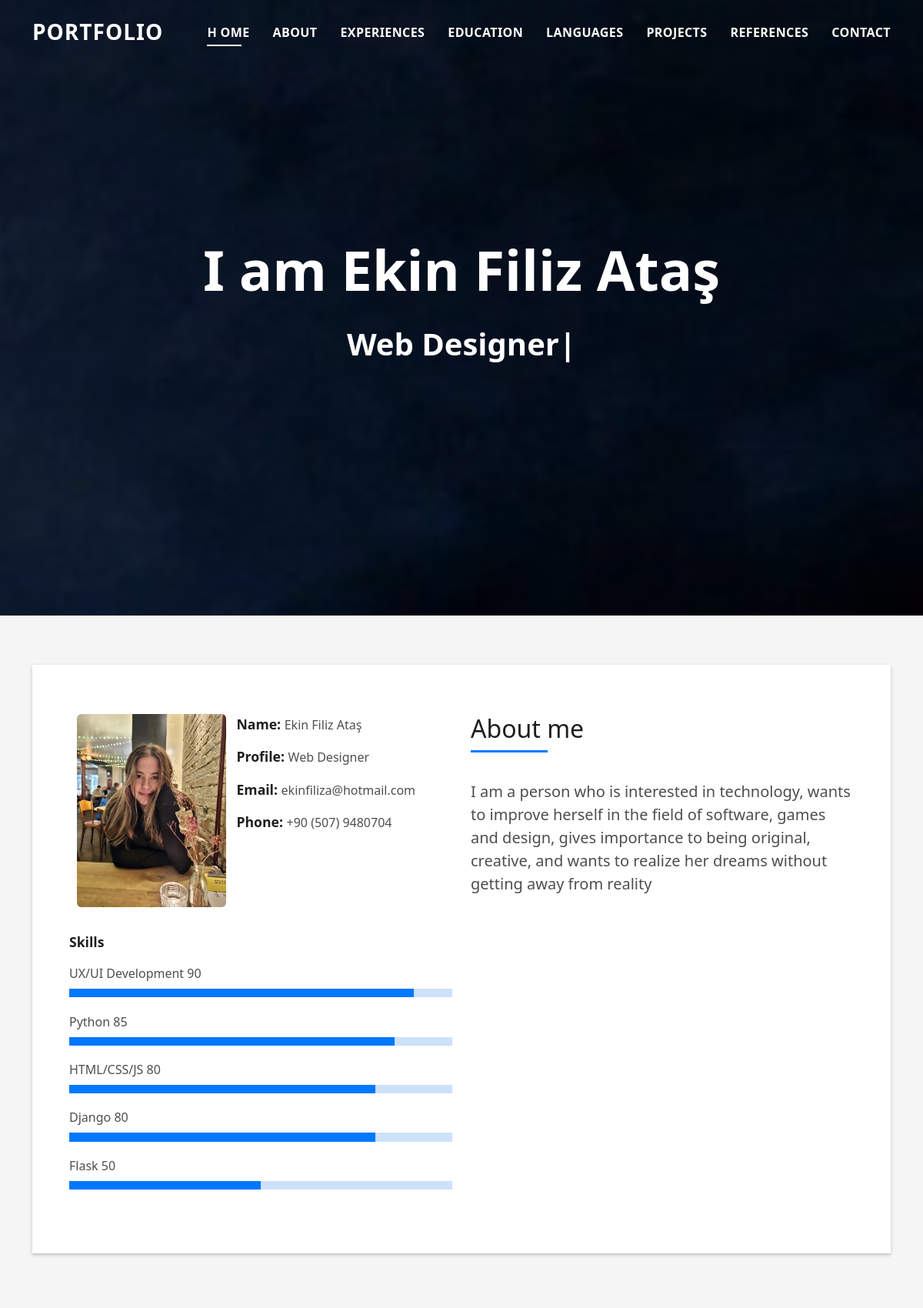
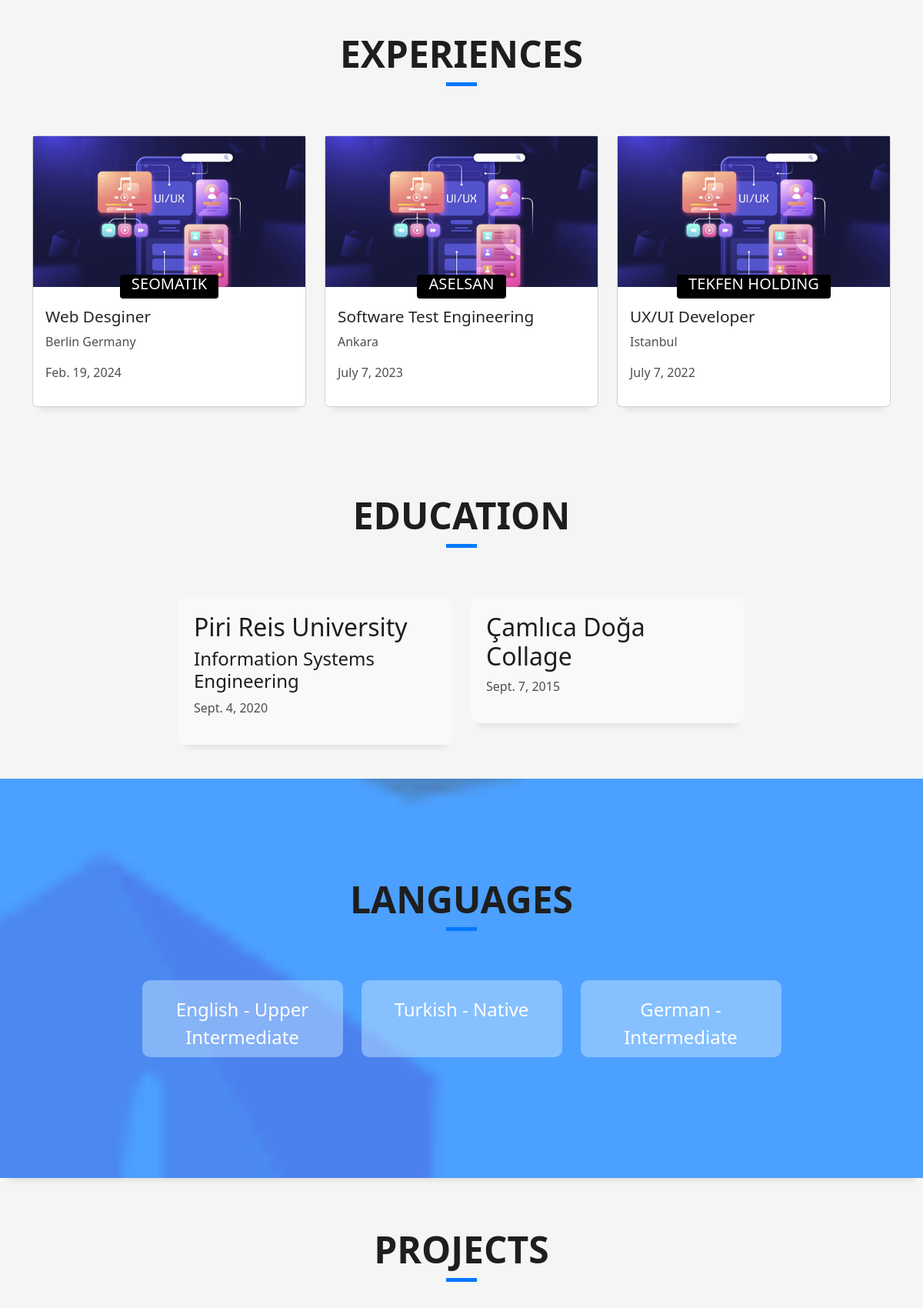
The page / (upper part) on the database its author committed (2 pictures, top to bottom).
### core/models.py (models this page shows, shortened)
class AbstractModel(models.Model):
    updated_date = models.DateTimeField(
        blank=True,
        auto_now=True,
        verbose_name="Updated Date"
    )
    created_date = models.DateTimeField(
        blank=True,
        auto_now_add=True,
        verbose_name="Created Date"
    )
    class Meta:
        abstract = True

class GeneralSetting(AbstractModel):
    name = models.CharField(
        default='',
        max_length=254,
        blank=True,
        verbose_name="Name Test",
        help_text='This is the variable of the setting.'
    )
    description = models.CharField(
        default='',
        max_length=254,
        blank=True,
        verbose_name="Description"
    )
    parameter = models.CharField(
        default='',
        max_length=254,
        blank=True,
        verbose_name="Parameter"
    )
    class Meta:
        verbose_name = 'General Setting'
        verbose_name_plural = 'General Settings'
        ordering = ('name',)

class Skill(AbstractModel):
    order = models.IntegerField(
        default=0,
        verbose_name="Order",
    )
    name = models.CharField(
        default='',
        max_length=254,
        blank=True,
        verbose_name="Name Test",
        help_text='This is the variable of the setting.'
    )
    percentage = models.IntegerField(
        default=50,
        verbose_name="Percentage",
        validators=[MinValueValidator(0), MaxValueValidator(100)]
    )
    class Meta:
        verbose_name = 'Skill'
        verbose_name_plural = 'Skills'
        ordering = ('-percentage',)

class Experience(AbstractModel):
    company_name = models.CharField(
        default='',
        max_length=254,
        blank=True,
        verbose_name="Company Name",
    )
    job_title = models.CharField(
        default='',
        max_length=254,
        blank=True,
        verbose_name="Job Title",
    )
    job_location = models.CharField(
        default='',
        max_length=254,
        blank=True,
        verbose_name="Job Location",
    )
    start_date = models.DateField(
        verbose_name="Start Date",
    )
    end_date = models.DateField(
        default=None,
        null=True,
        blank=True,
        verbose_name="End Date",
    )
    class Meta:
        verbose_name = 'Experience'
        verbose_name_plural = 'Experiences'
        ordering = ('-start_date',)

class Education(AbstractModel):
    school_name = models.CharField(
        default='',
        max_length=254,
        blank=True,
        verbose_name="School Name",
    )
    department = models.CharField(
        default='',
        max_length=254,
        blank=True,
        verbose_name="Department",
    )
    start_date = models.DateField(
        verbose_name="Start Date",
    )
    end_date = models.DateField(
        default=None,
        null=True,
        blank=True,
        verbose_name="End Date",
    )
    class Meta:
        verbose_name = 'Education'
        verbose_name_plural = 'Education'
        ordering = ('-start_date',)

class Language(AbstractModel):
    order = models.IntegerField(
        default=0,
        verbose_name="Order",
    )
    language_name = models.CharField(
        default='',
        max_length=254,
        blank=True,
        verbose_name="Language",
    )
    level = models.CharField(
        default='',
        max_length=254,
        blank=True,
        verbose_name="Level",
    )
    class Meta:
        verbose_name = 'Language'
        verbose_name_plural = 'Language'
        ordering = ('order',)

### core/views.py (the view)
# urls.py: path('', index, name='index'),
def index(request):
    site_title = GeneralSetting.objects.get(name='site_title').parameter
    site_keywords = GeneralSetting.objects.get(name='site_keywords').parameter
    site_about = GeneralSetting.objects.get(name='site_about').parameter
    logo = GeneralSetting.objects.get(name='logo').parameter
    skills = Skill.objects.all().order_by('-percentage')
    experiences = Experience.objects.all()
    educations = Education.objects.all()
    social_medias = SocialMedia.objects.all()
    languages = Language.objects.all()
    references = Reference.objects.all()
    projects = Project.objects.all()
    context = {
        'site_title': site_title,
        'site_keywords': site_keywords,
        'site_about': site_about,
        'logo': logo,
        'skills': skills,
        'experiences': experiences,
        'educations': educations,
        'social_medias': social_medias,
        'languages': languages,
        'references': references,
        'projects': projects
    }
    return render(request, 'index.html', context=context)

### templates/index.html (shortened to what this page needs)
{% load static %}
<!DOCTYPE html>
<html lang="en">
<head>
    <link href="{% static 'vendor/bootstrap/css/bootstrap.min.css' %}" rel="stylesheet">
    <link href="{% static 'vendor/bootstrap-icons/bootstrap-icons.css' %}" rel="stylesheet">
    <link href="{% static 'vendor/glightbox/css/glightbox.min.css' %}" rel="stylesheet">
    <link href="{% static 'vendor/swiper/swiper-bundle.min.css' %}" rel="stylesheet">
    <link href="{% static 'css/style.css' %}" rel="stylesheet">
</head>
<body>
<header id="header" class="fixed-top">
    <div class="container d-flex align-items-center justify-content-between">
        <h1 class="logo"><a href="index.html">{{ logo }}</a></h1>
        <nav id="navbar" class="navbar">
            <ul>
                <li><a class="nav-link scrollto active" href="#hero">H   ome</a></li>
                <li><a class="nav-link scrollto" href="#about">About</a></li>
                <li><a class="nav-link scrollto " href="#blog">Experiences</a></li>
                <li><a class="nav-link scrollto " href="#education">Education</a></li>
                <li><a class="nav-link scrollto" href="#languages">Languages</a></li>
                <li><a class="nav-link scrollto " href="#work">Projects</a></li>
                <li><a class="nav-link scrollto " href="#references">References</a></li>
                <li><a class="nav-link scrollto" href="#contact">Contact</a></li>
            </ul>
        </nav>
    </div>
</header>
<div id="hero" class="hero route bg-image" style="background-image: url(static/img/hero-bg.jpg);">
    <div class="overlay-itro"></div>
    <div class="hero-content display-table">
        <div class="table-cell">
            <div class="container">
                <h1 class="hero-title mb-4">I am {{ site_title }}</h1>
                <p class="hero-subtitle"><span class="typed" data-typed-items='Web Designer, Web Developer, UX/UI Developer '></span></p>
            </div>
        </div>
    </div>
</div>
<main id="main">
    <section id="about" class="about-mf sect-pt4 route">
        <div class="container">
            <div class="row">
                <div class="col-sm-12">
                    <div class="box-shadow-full">
                        <div class="row">
                            <div class="col-md-6">
                                <div class="row">
                                    <div class="col-sm-6 col-md-5">
                                        <div class="about-img">
                                            <img src="static/img/testimonial-2.jpg" class="img-fluid rounded b-shadow-a"
                                                 alt="">
                                        </div>
                                    </div>
                                    <div class="col-sm-6 col-md-7">
                                        <div class="about-info">
                                            <p><span class="title-s">Name: </span> <span>{{ site_title }}</span></p>
                                            <p><span class="title-s">Profile: </span> <span>Web Designer</span></p>
                                            <p><span class="title-s">Email: </span> <span>ekinfiliza@hotmail.com</span>
                                            </p>
                                            <p><span class="title-s">Phone: </span> <span>+90 (507) 9480704</span></p>
                                        </div>
                                    </div>
                                </div>
                                <div class="skill-mf">
                                    <p class="title-s">Skills</p>
                                    {% for skill in skills %}
                                        <span>{{ skill.name }}</span>
                                        <span class="pull-right">{{ skill.percentage }}</span>
                                        <div class="progress">
                                            <div class="progress-bar" role="progressbar"
                                                 style="width: {{ skill.percentage }}%;"
                                                 aria-valuenow="{{ skill.percentage }}" aria-valuemin="0"
                                                 aria-valuemax="100"></div>
                                        </div>
                                    {% endfor %}
                                </div>
                            </div>
                            <div class="col-md-6">
                                <div class="about-me pt-4 pt-md-0">
                                    <div class="title-box-2">
                                        <h5 class="title-left">
                                            About me
                                        </h5>
                                    </div>
                                    <p class="lead">
                                        {{ site_about }}                    </p>
                                </div>
                            </div>
                        </div>
                    </div>
                </div>
            </div>
        </div>
    </section>
    <section id="blog" class="blog-mf sect-pt4 route">
        <div class="container">
            <div class="row">
                <div class="col-sm-12">
                    <div class="title-box text-center">
                        <h3 class="title-a">
                            Experiences
                        </h3>
                        <div class="line-mf"></div>
                    </div>
                </div>
            </div>
            <div class="row">
                {% for experience in experiences %}
                    <div class="col-md-4">
                        <div class="card card-blog">
                            <div class="card-img">
                                <img src="static/img/post-1.jpg" alt="" class="img-fluid"></a>
                            </div>
                            <div class="card-body">
                                <div class="card-category-box" style="height: 50px">
                                    <div class="card-category" style="background-color: black">
                                        <h6 class="category" style="font-size: 20px;">{{ experience.company_name }}</h6>
                                    </div>
                                </div>
                                <h3 class="card-title">{{ experience.job_title }}</h3>
                                <p class="card-description">
                                    {{ experience.job_location }}
                                </p>
                                <p class="card-description">
                                    {{ experience.start_date }}
                                </p>
                            </div>
                        </div>
                    </div>
                {% endfor %}
            </div>
        </div>
    </section>
    <section id="education" class="blog-mf sect-pt4 route">
        <div class="container">
            <div class="row">
                <div class="col-sm-12">
                    <div class="title-box text-center">
                        <h3 class="title-a">Education</h3>
                        <div class="line-mf"></div>
                    </div>
                </div>
            </div>
            <div class="row justify-content-center">
                {% for education in educations %}
                    <div class="col-md-4">
                        <div class="card-blog"
                             style="background-color: #f8f9fa; border-radius: 10px; padding: 20px; margin-bottom: 20px;">
                            <h2>{{ education.school_name }}</h2>
                            <h4>{{ education.department }}</h4>
                            <p class="card-description">{{ education.start_date }}</p>
                        </div>
                    </div>
                {% endfor %}
            </div>
        </div>
    </section>
    <br>
    <div id="languages" class="section-counter paralax-mf bg-image"
         style="background-image: url(static/img/counters-bg.png)">
        <div class="overlay-mf"></div>
        <div class="container position-relative">
            <div class="row">
                <div class="col-sm-12">
                    <div class="title-box text-center">
                        <h3 class="title-a">
                            Languages
                        </h3>
                        <div class="line-mf"></div>
                    </div>
                </div>
            </div>
            <div class="row justify-content-center">
                {% for language in languages %}
                    <div class="col-sm-3 col-lg-3">
                        <div class="counter-box counter-box pt-4 pt-md-0">
                            <div class="counter-num text-white"
                                 style="height: 100px; background-color: rgba(192,226,255,0.5); padding: 20px; border-radius: 10px; font-size: 24px">
                                <span class="counter-text">{{ language.language_name }} -</span>
                                <span class="counter-text">{{ language.level }}</span>
                            </div>
                        </div>
                    </div>
                {% endfor %}
            </div>
        </div>
    </div>
    <section id="work" class="portfolio-mf sect-pt4 route">
        <div class="container">
            <div class="row">
                <div class="col-sm-12">
                    <div class="title-box text-center">
                        <h3 class="title-a">
                            Projects
                        </h3>
                        <div class="line-mf"></div>
                    </div>
                </div>
            </div>
        </div>
    </section>
</main>
</body>
</html>

### rows shown on the page
GeneralSetting: parameter "PORTFOLIO"
GeneralSetting: parameter "Ekin Filiz Ataş"
Skill: name "UX/UI Development", percentage "90"
Skill: name "Python", percentage "85"
Skill: name "HTML/CSS/JS", percentage "80"
Skill: name "Django", percentage "80"
Skill: name "Flask", percentage "50"
GeneralSetting: parameter "I am a person who is interested in technology, wants to improve herself in the field of software, games and design, gives importance to being original, creative, and wants to realize her dreams without getting away from reality"
Experience: company_name "SEOMATIK", job_title "Web Desginer", job_location "Berlin Germany", start_date "Feb. 19, 2024"
Experience: company_name "ASELSAN", job_title "Software Test Engineering", job_location "Ankara", start_date "July 7, 2023"
Experience: company_name "TEKFEN HOLDING", job_title "UX/UI Developer", job_location "Istanbul", start_date "July 7, 2022"
Education: school_name "Piri Reis University", department "Information Systems Engineering", start_date "Sept. 4, 2020"
Education: school_name "Çamlıca Doğa Collage", start_date "Sept. 7, 2015"
Language: language_name "English", level "Upper Intermediate"
Language: language_name "Turkish", level "Native"
Language: language_name "German", level "Intermediate"
